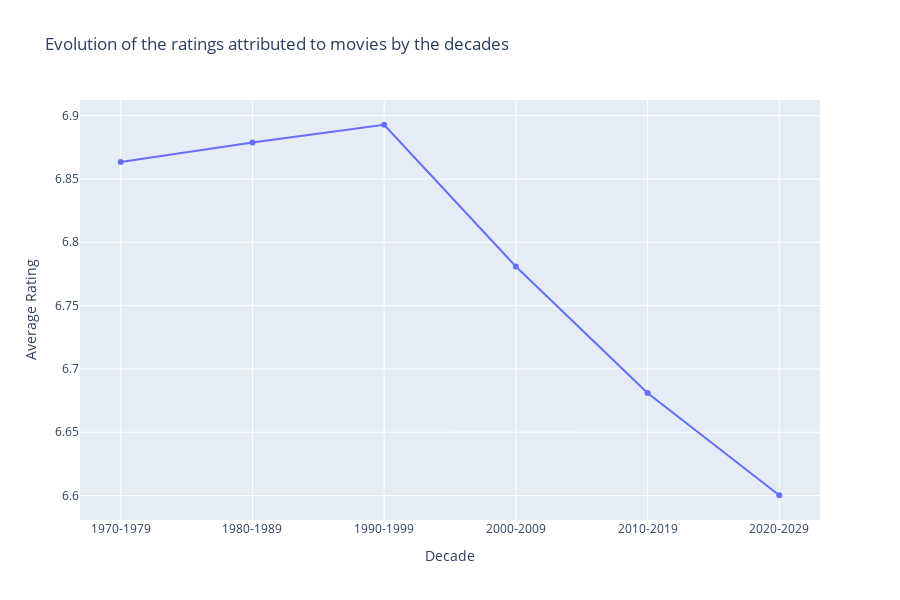

Source (notebook cell):
### Markdown cell above
As before, the chart generated by the code below is an interactive Plotly chart but the same graph in a non-interactive version is present just after.

### Code cell
# We plot the graph representing the evolution of the ratings attributed to movies by the decades
fig = px.line(
    rating_per_decade,
    x="Decade", y="Rating",
    title="Evolution of the ratings attributed to movies by the decades",
    markers=True,
    height=600)

fig.update_layout(
    xaxis_title = "Decade",
    yaxis_title = "Average Rating")

fig.show()

### Figure 1 — Plotly figure (JSON) as saved in the notebook; plotly's stock layout.template omitted (floating-point values rounded to 4 significant figures)
{"data": [{"hovertemplate": "Decade=%{x}<br>Rating=%{y}<extra></extra>", "legendgroup": "", "line": {"color": "#636efa", "dash": "solid"}, "marker": {"symbol": "circle"}, "mode": "lines+markers", "name": "", "orientation": "v", "showlegend": false, "type": "scatter", "x": ["1970-1979", "1980-1989", "1990-1999", "2000-2009", "2010-2019", "2020-2029"], "xaxis": "x", "y": [6.863, 6.879, 6.893, 6.781, 6.681, 6.6], "yaxis": "y"}], "layout": {"height": 600, "legend": {"tracegroupgap": 0}, "title": {"text": "Evolution of the ratings attributed to movies by the decades"}, "xaxis": {"anchor": "y", "domain": [0, 1], "title": {"text": "Decade"}}, "yaxis": {"anchor": "x", "domain": [0, 1], "title": {"text": "Average Rating"}}}}
